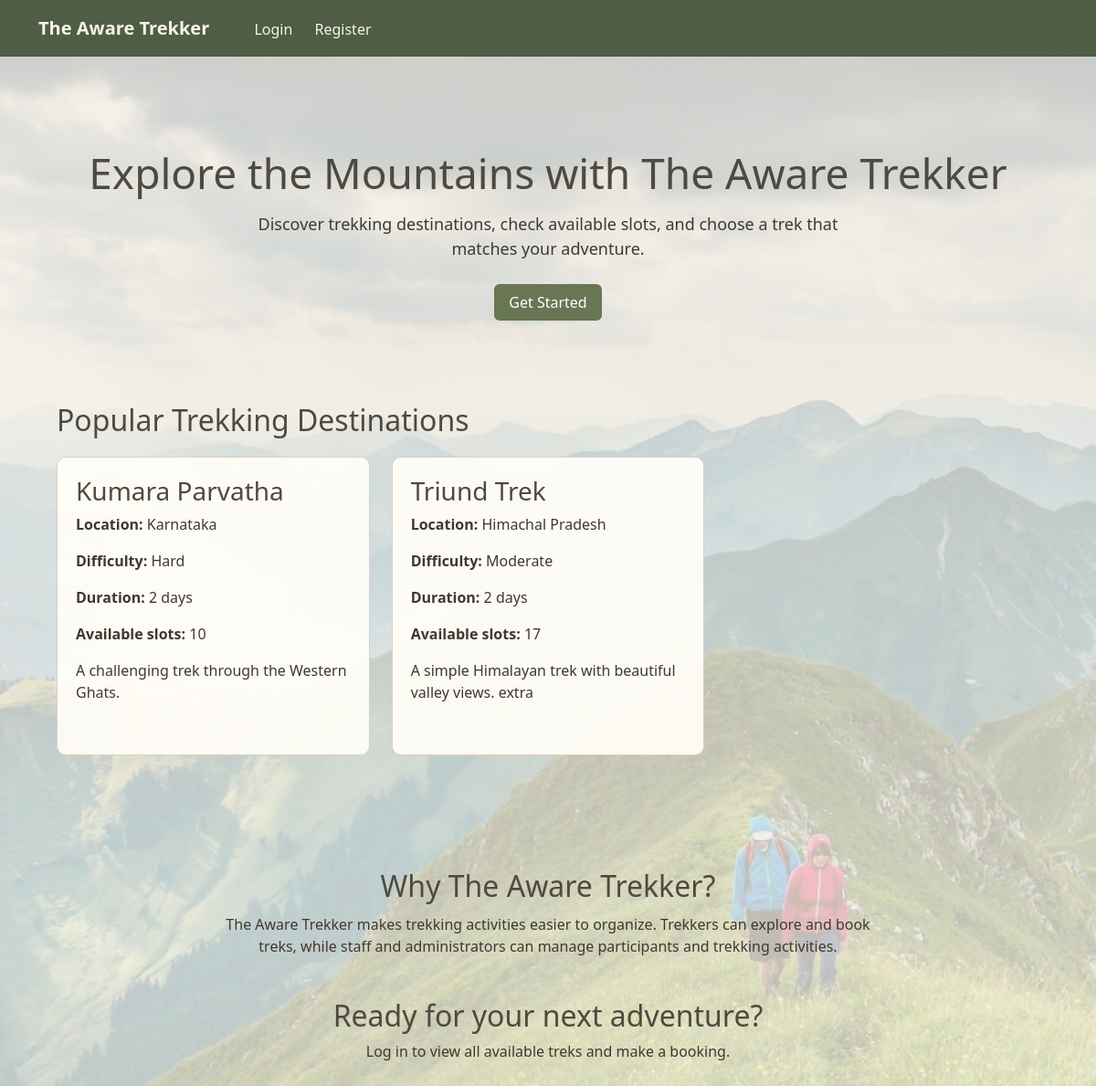
The page / on the database its author committed.
### models.py (models this page shows)
class Trek(db.Model):
    id = db.Column(db.Integer, primary_key=True)
    name = db.Column(db.String(100), nullable=False)
    location = db.Column(db.String(100), nullable=False)
    difficulty = db.Column(
        db.Enum(TrekDifficulty),
        nullable=False
    )
    duration = db.Column(db.Integer, nullable=False)
    total_slots = db.Column(db.Integer, nullable=False)
    available_slots = db.Column(db.Integer, nullable=False)
    start_date = db.Column(db.Date, nullable=False)
    end_date = db.Column(db.Date, nullable=False)
    status = db.Column(
        db.Enum(TrekStatus),
        default=TrekStatus.OPEN,
        nullable=False
    )
    description = db.Column(db.Text)
    staff_id = db.Column(
        db.Integer,
        db.ForeignKey("user.id")
    )
    bookings = db.relationship(
        "Booking",
        backref="trek",
        cascade="all, delete-orphan"
    )

### app.py (the view)
@app.route("/")
def home():
    treks = Trek.query.filter_by(
        status=TrekStatus.OPEN
    ).all()
    return render_template(
        "home.html",
        treks=treks
    )

### templates/home.html (shortened to what this page needs)
{% extends "base.html" %}
{% block content %}
<div style="
    text-align:center;
    padding:70px 20px 55px;
">
    <h1 style="font-size:46px; margin-bottom:15px;">
        Explore the Mountains with The Aware Trekker
    </h1>
    <p style="
        font-size:18px;
        max-width:700px;
        margin:0 auto 25px;
    ">
        Discover trekking destinations, check available slots,
        and choose a trek that matches your adventure.
    </p>
    {% if not current_user.is_authenticated %}
        <a href="{{ url_for('login') }}"
           class="btn btn-main">
            Get Started
        </a>
    {% endif %}
</div>
<h2 style="margin:35px 0 20px;">Popular Trekking Destinations</h2>
<div class="row">
{% for trek in treks[:3] %}
    <div class="col-md-4 mb-4">
        <div class="box" style="height:100%;">
            <h3>{{ trek.name }}</h3>
            <p>
                <b>Location:</b> {{ trek.location }}
            </p>
            <p>
                <b>Difficulty:</b> {{ trek.difficulty.value }}
            </p>
            <p>
                <b>Duration:</b> {{ trek.duration }} days
            </p>
            <p>
                <b>Available slots:</b>
                {{ trek.available_slots }}
            </p>
            <p>
                {{ trek.description }}
            </p>
        </div>
    </div>
{% else %}
    <div class="box">
        No treks are available currently.
    </div>
{% endfor %}
</div>
<div  style="text-align:center; margin-top: 100px;">
    <h2>Why The Aware Trekker?</h2>
    <p style="max-width:750px; margin:10px auto 0;">
        The Aware Trekker makes trekking activities easier to organize.
        Trekkers can explore and book treks, while staff and
        administrators can manage participants and trekking activities.
    </p>
</div>
<div style="
    text-align:center;
    padding:30px 10px;
    margin-top:15px;
">
    <h2>Ready for your next adventure?</h2>
    <p>
        Log in to view all available treks and make a booking.
    </p>
</div>
{% endblock %}

### rows shown on the page
Trek: name "Kumara Parvatha", location "Karnataka", difficulty.value "Hard", duration "2", available_slots "10", description "A challenging trek through the Western Ghats."
Trek: name "Triund Trek", location "Himachal Pradesh", difficulty.value "Moderate", duration "2", available_slots "17", description "A simple Himalayan trek with beautiful valley views. extra"
